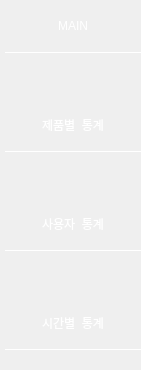
       <widget class="QWidget" name="layoutWidget">
        <property name="geometry">
         <rect>
          <x>750</x>
          <y>130</y>
          <width>141</width>
          <height>370</height>
         </rect>
        </property>
        <layout class="QVBoxLayout" name="verticalLayout_2">
         <property name="spacing">
          <number>46</number>
         </property>
         <property name="leftMargin">
          <number>5</number>
         </property>
         <property name="topMargin">
          <number>0</number>
         </property>
         <property name="rightMargin">
          <number>0</number>
         </property>
         <property name="bottomMargin">
          <number>20</number>
         </property>
         <item>
          <widget class="QPushButton" name="main_btn">
           <property name="sizePolicy">
            <sizepolicy hsizetype="Minimum" vsizetype="Expanding">
             <horstretch>0</horstretch>
             <verstretch>0</verstretch>
            </sizepolicy>
           </property>
           <property name="styleSheet">
            <string notr="true">border-radius : 0px;
font: 87 14pt &quot;Arial Black&quot;;
background-color: rgba(237, 255, 244, 0);
border-bottom : 1px solid white;
color: rgb(255, 255, 255);</string>
           </property>
           <property name="text">
            <string>MAIN</string>
           </property>
          </widget>
         </item>
         <item>
          <widget class="QPushButton" name="product_st">
           <property name="sizePolicy">
            <sizepolicy hsizetype="Minimum" vsizetype="Expanding">
             <horstretch>0</horstretch>
             <verstretch>0</verstretch>
            </sizepolicy>
           </property>
           <property name="styleSheet">
            <string notr="true">border-radius : 0px;
font: 87 14pt &quot;Arial Black&quot;;
background-color: rgba(237, 255, 244, 0);
border-bottom : 1px solid white;
color: rgb(255, 255, 255);</string>
           </property>
           <property name="text">
            <string>제품별  통계</string>
           </property>
          </widget>
         </item>
         <item>
          <widget class="QPushButton" name="user_st">
           <property name="sizePolicy">
            <sizepolicy hsizetype="Minimum" vsizetype="Expanding">
             <horstretch>0</horstretch>
             <verstretch>0</verstretch>
            </sizepolicy>
           </property>
           <property name="styleSheet">
            <string notr="true">border-radius : 0px;
font: 87 14pt &quot;Arial Black&quot;;
background-color: rgba(237, 255, 244, 0);
border-bottom : 1px solid white;
color: rgb(255, 255, 255);</string>
           </property>
           <property name="text">
            <string>사용자  통계</string>
           </property>
          </widget>
         </item>
         <item>
          <widget class="QPushButton" name="time_st">
           <property name="sizePolicy">
            <sizepolicy hsizetype="Minimum" vsizetype="MinimumExpanding">
             <horstretch>0</horstretch>
             <verstretch>0</verstretch>
            </sizepolicy>
           </property>
           <property name="styleSheet">
            <string notr="true">border-radius : 0px;
font: 87 14pt &quot;Arial Black&quot;;
background-color: rgba(237, 255, 244, 0);
border-bottom : 1px solid white;
color: rgb(255, 255, 255);</string>
           </property>
           <property name="text">
            <string>시간별  통계</string>
           </property>
          </widget>
         </item>
        </layout>
       </widget>
